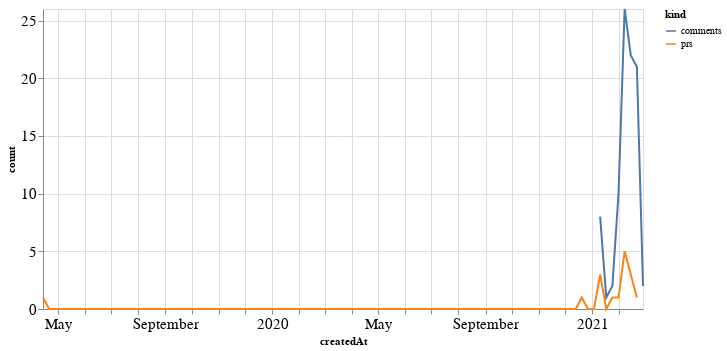

The notebook cell saved with this chart:
### Code cell
alt.Chart(total_time, width=600).mark_line().encode(
    x='createdAt',
    y='count',
    color='kind'
)

### Figure 1 — Vega-Lite specification as saved in the notebook (floating-point values rounded to 4 significant figures; data arrays with more than 128 entries replaced by an {"elided": "..."} marker saying what was removed)
{"config": {"axisLeft": {"labelFontSize": 15}, "axisBottom": {"labelFontSize": 15}}, "data": {"name": "data-5606bb3635a9ed167c0b97817459a178"}, "mark": "line", "encoding": {"color": {"type": "nominal", "field": "kind"}, "x": {"type": "temporal", "field": "createdAt"}, "y": {"type": "quantitative", "field": "count"}}, "width": 600, "$schema": "https://vega.github.io/schema/vega-lite/v4.8.1.json", "datasets": {"data-5606bb3635a9ed167c0b97817459a178": {"elided": "198 records"}}}
